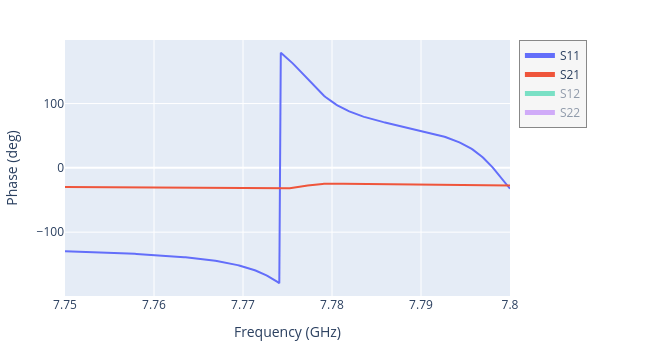

Notebook code for this chart:
### Code cell
results.plot_interactive(phase=True)

### Figure 1 — Plotly figure (JSON) as saved in the notebook; plotly's stock layout.template omitted (floating-point values rounded to 4 significant figures; data arrays with more than 128 entries replaced by an {"elided": "..."} marker saying what was removed)
{"data": [{"mode": "lines", "name": "S11", "type": "scatter", "visible": true, "x": {"elided": "300 float values"}, "y": {"elided": "300 float values"}}, {"mode": "lines", "name": "S21", "type": "scatter", "visible": true, "x": {"elided": "300 float values"}, "y": {"elided": "300 float values"}}, {"mode": "lines", "name": "S12", "type": "scatter", "visible": "legendonly", "x": {"elided": "300 float values"}, "y": {"elided": "300 float values"}}, {"mode": "lines", "name": "S22", "type": "scatter", "visible": "legendonly", "x": {"elided": "300 float values"}, "y": {"elided": "300 float values"}}], "layout": {"height": 350, "legend": {"bgcolor": "rgba(245,245,245,0.9)", "bordercolor": "#888", "borderwidth": 1, "entrywidth": 70, "entrywidthmode": "pixels", "groupclick": "toggleitem", "itemclick": "toggle", "itemdoubleclick": "toggleothers", "itemsizing": "constant", "x": 1.02, "xanchor": "left", "y": 1, "yanchor": "top"}, "margin": {"b": 40, "l": 60, "r": 140, "t": 40}, "modebar": {"orientation": "v"}, "width": 650, "xaxis": {"title": {"text": "Frequency (GHz)"}}, "yaxis": {"title": {"text": "Phase (deg)"}}}}
